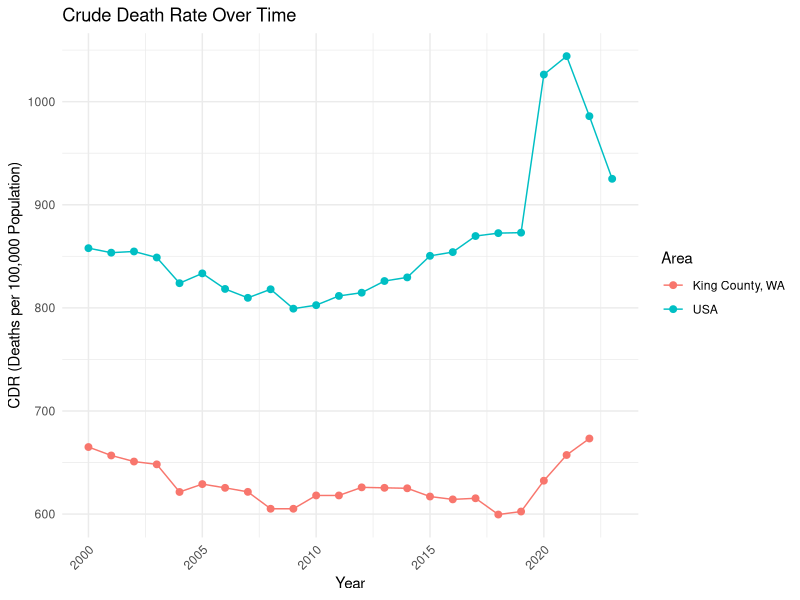

Generate this figure with R:
library(tidyverse)


###########
# King County
###########
king<-read_csv("King County Deaths - Sheet1.csv")
king<-king%>%mutate(CDR=`Death Count`/`Population`,CDR=100000*CDR,Area="King County, WA")

############
## USA
############
# Read the file
data <- read_csv("Deaths_1x1.csv")
total<-read_csv("Population.csv")


data_clean <- data %>%
  mutate(across(c(Female, Male, Total), as.numeric)) %>%  # ensure numeric
  group_by(Year, Age) %>%
  summarise(
    Female = mean(Female, na.rm = TRUE),
    Male = mean(Male, na.rm = TRUE),
    Total = mean(Total, na.rm = TRUE),
    .groups = "drop"
  ) %>% filter(Year >= 2000)%>%group_by(Year)%>%summarise(Death=sum(Total))


pop_total<-total%>%group_by(Year)%>%summarise(Population=sum(Total))
pop_total<-pop_total%>%filter(Year>=2000)%>%mutate(Year=as.numeric(Year))

tab<-left_join(data_clean,pop_total,by="Year")
tab<-tab%>%mutate(CDR=Death/Population,CDR=CDR*100000,Area="USA")


df<-bind_rows(king%>%select(Year,CDR,Area),tab%>%select(Year,CDR,Area))
df<-df%>%mutate(Area=as.factor(Area))

df%>%ggplot(aes(x = Year, y = CDR, color = Area)) +
  geom_line() +
  geom_point(size = 2) +
  labs(
    title = "Crude Death Rate Over Time",
    x = "Year",
    y = "CDR (Deaths per 100,000 Population)"
  ) +
  theme_minimal() +
  theme(axis.text.x = element_text(angle = 45, hjust = 1))



